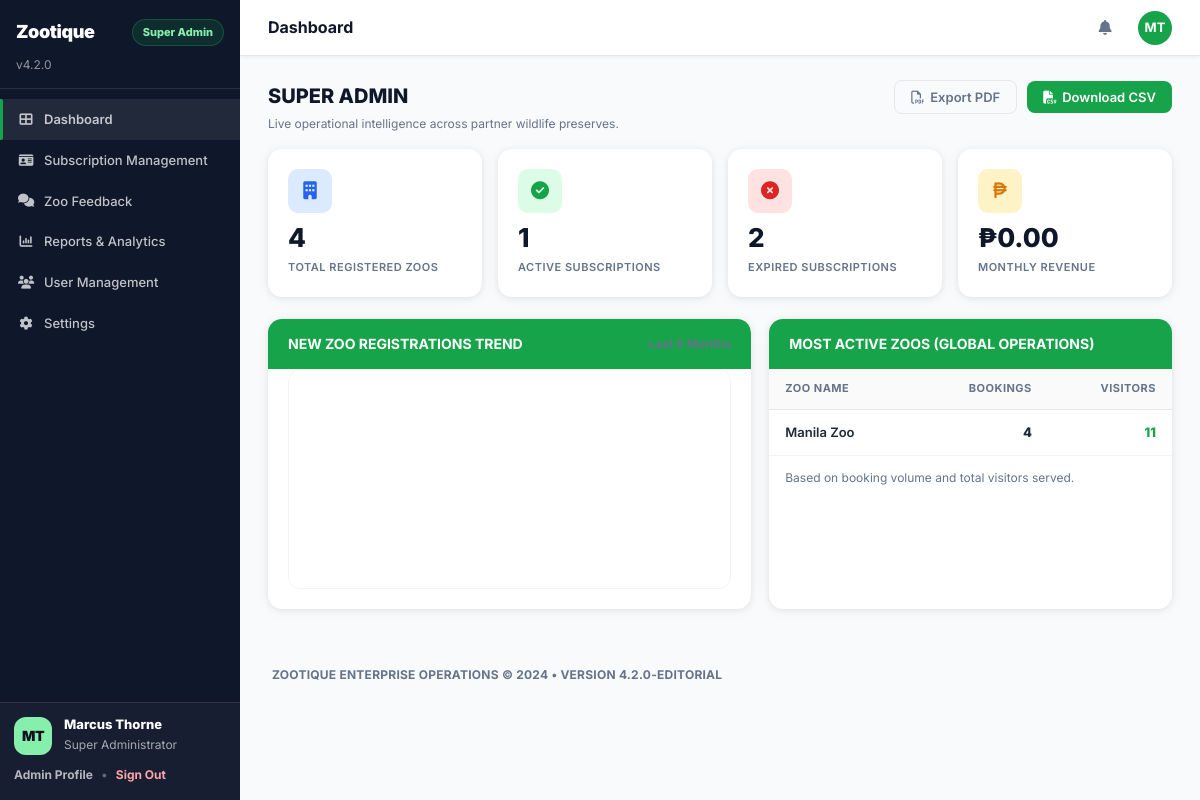
The page /zootique-admin/ (signed in) on the database its author committed.
### models.py (models this page shows)
class Zoo(db.Model):
    __tablename__ = 'zoos'
    id = db.Column(db.Integer, primary_key=True)
    name = db.Column(db.String(100), nullable=False)
    type = db.Column(db.String(50))
    location = db.Column(db.String(255))
    description = db.Column(db.Text)
    image_url = db.Column(db.String(500))
    landing_map_title = db.Column(db.String(160), nullable=True)
    landing_map_description = db.Column(db.Text, nullable=True)
    landing_map_image_url = db.Column(db.String(500), nullable=True)
    landing_map_updated_at = db.Column(db.DateTime, nullable=True)
    created_at = db.Column(db.DateTime, nullable=False, default=datetime.utcnow)
    animals = db.relationship('Animal', backref='zoo', lazy=True)
    services = db.relationship('Service', backref='zoo', lazy=True)
    users = db.relationship('User', back_populates='zoo', lazy=True)
    subscriptions = db.relationship('ZooSubscription', back_populates='zoo', lazy=True)
    admin_feedbacks = db.relationship('ZooAdminFeedback', back_populates='zoo', lazy=True)
    zones = db.relationship('ZooZone', back_populates='zoo', lazy=True)
    staff_tasks = db.relationship('StaffTask', back_populates='zoo', lazy=True)

### blueprints/zootique_admin/routes.py (the view)
@admin_bp.get("/")
def dashboard():
    now = datetime.utcnow()
    total_zoos = db.session.query(db.func.count(Zoo.id)).scalar() or 0
    active_subs = db.session.query(db.func.count(ZooSubscription.id)).filter(ZooSubscription.end_date >= now).scalar() or 0
    expired_subs = db.session.query(db.func.count(ZooSubscription.id)).filter(ZooSubscription.end_date < now).scalar() or 0
    month_start = _month_start(now)
    month_end = _next_month_start(now)
    monthly_revenue = (
        db.session.query(db.func.coalesce(db.func.sum(SubscriptionPayment.amount), 0.0))
        .filter(SubscriptionPayment.paid_at >= month_start)
        .filter(SubscriptionPayment.paid_at < month_end)
        .scalar()
        or 0.0
    )
    reg_bars = []
    cursor = _month_start(now) - timedelta(days=5 * 30)
    cursor = _month_start(cursor)
    for _ in range(6):
        start = _month_start(cursor)
        end = _next_month_start(start)
        count = (
            db.session.query(db.func.count(Zoo.id))
            .filter(Zoo.created_at >= start)
            .filter(Zoo.created_at < end)
            .scalar()
            or 0
        )
        reg_bars.append({
            'label': start.strftime('%b'),
            'count': int(count),
        })
        cursor = end
    max_reg = max([b['count'] for b in reg_bars], default=0) or 1
    for b in reg_bars:
        b['pct'] = int((b['count'] / max_reg) * 100)
    activity_rows = (
        db.session.query(
            Zoo.id,
            Zoo.name,
            db.func.count(Booking.id).label('booking_count'),
            db.func.coalesce(db.func.sum(Booking.guests), 0).label('visitor_count'),
        )
        .join(Booking, Booking.zoo_id == Zoo.id)
        .group_by(Zoo.id, Zoo.name)
        .order_by(db.desc('booking_count'))
        .limit(5)
        .all()
    )
    most_active = [
        {
            'zoo_id': r.id,
            'zoo_name': r.name,
            'booking_count': int(r.booking_count or 0),
            'visitor_count': int(r.visitor_count or 0),
        }
        for r in activity_rows
    ]
    stats = {
        'total_zoos': int(total_zoos),
        'active_subscriptions': int(active_subs),
        'expired_subscriptions': int(expired_subs),
        'monthly_revenue': float(monthly_revenue),
    }
    return render_template(
        "zootique_admin/dashboard.html",
        stats=stats,
        reg_bars=reg_bars,
        most_active=most_active,
    )

### blueprints/zootique_admin/routes.py (called while the page is built)
@admin_bp.before_request
def require_zootique_admin():
    if session.get('role') != 'zootique_admin':
        return redirect(url_for('auth.login', module_name='zootique_admin'))
    user_id = session.get('user_id')
    if not user_id:
        session.clear()
        return redirect(url_for('auth.login', module_name='zootique_admin'))
    user = db.session.get(User, int(user_id))
    if not user or (getattr(user, 'status', 'active') or 'active') != 'active':
        session.clear()
        flash('Your account is not active. Please sign in again.', 'error')
        return redirect(url_for('auth.login', module_name='zootique_admin'))

def _month_start(dt: datetime) -> datetime:
    return dt.replace(day=1, hour=0, minute=0, second=0, microsecond=0)

def _next_month_start(dt: datetime) -> datetime:
    year = dt.year + (1 if dt.month == 12 else 0)
    month = 1 if dt.month == 12 else (dt.month + 1)
    return dt.replace(year=year, month=month, day=1, hour=0, minute=0, second=0, microsecond=0)

### templates/zootique_admin/dashboard.html (shortened to what this page needs)
{% extends "base.html" %}
{% block page_title %}Dashboard{% endblock %}
{% block content %}
<div class="page-subheader" style="margin-bottom:16px;">
    <div class="ps-left">
        <h2>SUPER ADMIN</h2>
        <p>Live operational intelligence across partner wildlife preserves.</p>
    </div>
    <div style="display:flex; gap:10px; align-items:center;">
        <button class="btn btn-ghost" type="button" data-export="pdf"><i class="fa-regular fa-file-pdf"></i> Export PDF</button>
        <button class="btn btn-primary" type="button" data-export="csv"><i class="fa-solid fa-file-csv"></i> Download CSV</button>
    </div>
</div>
<div class="stats-grid" style="grid-template-columns:repeat(4,1fr);">
    <div class="stat-card">
        <div class="stat-icon-box blue"><i class="fa-solid fa-building"></i></div>
        <div class="stat-value">{{ "{:,}".format(stats.total_zoos) }}</div>
        <div class="stat-label">TOTAL REGISTERED ZOOS</div>
    </div>
    <div class="stat-card">
        <div class="stat-icon-box green"><i class="fa-solid fa-circle-check"></i></div>
        <div class="stat-value">{{ "{:,}".format(stats.active_subscriptions) }}</div>
        <div class="stat-label">ACTIVE SUBSCRIPTIONS</div>
    </div>
    <div class="stat-card">
        <div class="stat-icon-box orange" style="background:#fee2e2;color:#dc2626;"><i class="fa-solid fa-circle-xmark"></i></div>
        <div class="stat-value">{{ "{:,}".format(stats.expired_subscriptions) }}</div>
        <div class="stat-label">EXPIRED SUBSCRIPTIONS</div>
    </div>
    <div class="stat-card">
        <div class="stat-icon-box yellow"><i class="fa-solid fa-peso-sign"></i></div>
        <div class="stat-value">₱{{ "{:,.2f}".format(stats.monthly_revenue) }}</div>
        <div class="stat-label">MONTHLY REVENUE</div>
    </div>
</div>
<div class="two-col" style="margin-top:16px; grid-template-columns: 1.2fr 1fr;">
    <div class="card-panel">
        <div class="card-header" style="display:flex; justify-content:space-between; align-items:center; gap:12px;">
            <h2>NEW ZOO REGISTRATIONS TREND</h2>
            <div style="font-size:12px; color:var(--text-muted); font-weight:700;">Last 6 Months</div>
        </div>
        <div class="card-body" style="padding-top:0;">
            <div class="sa-chart-card" data-sa-line="registrations" style="height:220px; border:1px solid var(--border-light); border-radius:12px; background:#fff; overflow:hidden;"></div>
        </div>
    </div>
    <div class="card-panel">
        <div class="card-header">
            <h2>MOST ACTIVE ZOOS (GLOBAL OPERATIONS)</h2>
        </div>
        <div class="table-wrap">
            <table>
                <thead>
                    <tr>
                        <th>ZOO NAME</th>
                        <th style="text-align:right;">BOOKINGS</th>
                        <th style="text-align:right;">VISITORS</th>
                    </tr>
                </thead>
                <tbody>
                    {% for row in most_active %}
                        <tr>
                            <td class="fw-600">{{ row.zoo_name }}</td>
                            <td style="text-align:right; font-weight:800;">{{ "{:,}".format(row.booking_count) }}</td>
                            <td style="text-align:right; font-weight:800; color:var(--primary);">{{ "{:,}".format(row.visitor_count) }}</td>
                        </tr>
                    {% else %}
                        <tr>
                            <td colspan="3" style="color:var(--text-muted);">No booking activity yet.</td>
                        </tr>
                    {% endfor %}
                </tbody>
            </table>
        </div>
        <div style="padding:12px 16px; border-top:1px solid var(--border-light); font-size:12px; color:var(--text-muted);">
            Based on booking volume and total visitors served.
        </div>
    </div>
</div>
{% endblock %}

### static/css/style.css (style rules this page uses)
:root { --sidebar-bg: #1a3024; --sidebar-hover: rgba(255,255,255,0.10); --sidebar-active: rgba(255,255,255,0.15); --sidebar-border: rgba(255,255,255,0.08); --sidebar-width: 220px; --primary: #1a5c35; --primary-dark: #14452a; --primary-light: #e8f5ee; --accent: #e67e22; --accent-hover: #d35400; --success: #16a34a; --success-bg: #dcfce7; --warning: #d97706; --warning-bg: #fef3c7; --danger: #dc2626; --danger-bg: #fee2e2; --info: #2563eb; --info-bg: #dbeafe; --purple: #7c3aed; --purple-bg: #ede9fe; --orange: #ea580c; --orange-bg: #ffedd5; --bg: #f0f2f0; --surface: #ffffff; --border: #e5e7eb; --border-light: #f3f4f6; --text: #111827; --text-secondary: #374151; --text-muted: #6b7280; --text-light: #9ca3af; --radius: 10px; --radius-lg: 14px; --shadow: 0 1px 6px rgba(0,0,0,0.08), 0 2px 16px rgba(0,0,0,0.04); --shadow-md: 0 4px 20px rgba(0,0,0,0.10); --transition: 0.2s ease; }
body.superadmin { --sidebar-bg: #0f172a; --sidebar-hover: rgba(255,255,255,0.08); --sidebar-active: rgba(255,255,255,0.10); --sidebar-border: rgba(255,255,255,0.10); --sidebar-width: 240px; --primary: #16a34a; --primary-dark: #15803d; --primary-light: #dcfce7; --accent: #16a34a; --accent-hover: #15803d; --bg: #f8fafc; --surface: #ffffff; --border: #e5e7eb; --border-light: #f1f5f9; --text: #0f172a; --text-secondary: #1f2937; --text-muted: #64748b; --text-light: #94a3b8; }
*, *::before, *::after { box-sizing: border-box; margin: 0; padding: 0; }
body { font-family: 'Inter', system-ui, sans-serif; background: var(--bg); color: var(--text); font-size: 14px; line-height: 1.6; overflow-x: hidden; }
.stats-grid { display: grid; grid-template-columns: repeat(4, 1fr); gap: 16px; margin-bottom: 22px; }
.stat-card { background: var(--surface); border-radius: var(--radius-lg); padding: 20px; box-shadow: var(--shadow); display: flex; flex-direction: column; gap: 8px; transition: transform var(--transition), box-shadow var(--transition); }
.stat-icon-box { width: 44px; height: 44px; border-radius: 10px; display: flex; align-items: center; justify-content: center; font-size: 18px; margin-bottom: 4px; }
.stat-icon-box.blue { background: var(--info-bg); color: var(--info); }
.stat-icon-box.green { background: var(--success-bg); color: var(--success); }
.stat-icon-box.yellow { background: var(--warning-bg); color: var(--warning); }
.stat-icon-box.orange { background: var(--orange-bg); color: var(--orange); }
.stat-card .stat-value { font-size: 26px; font-weight: 800; color: var(--text); line-height: 1; }
.stat-card .stat-label { font-size: 11px; font-weight: 600; color: var(--text-muted); text-transform: uppercase; letter-spacing: 0.5px; }
.card-panel { background: var(--surface); border-radius: var(--radius-lg); box-shadow: var(--shadow); overflow: hidden; margin-bottom: 20px; }
.card-header { background: var(--primary); padding: 14px 20px; display: flex; align-items: center; justify-content: space-between; }
.card-header h2 { font-size: 14px; font-weight: 700; color: #ffffff; margin: 0; }
.card-body { padding: 20px; }
.two-col { display: grid; grid-template-columns: 1.6fr 1fr; gap: 18px; margin-bottom: 20px; }
.table-wrap { overflow-x: auto; }
table { width: 100%; border-collapse: collapse; }
thead th { background: #fafafa; padding: 11px 16px; text-align: left; font-size: 11px; font-weight: 700; color: var(--text-muted); text-transform: uppercase; letter-spacing: 0.5px; border-bottom: 1px solid var(--border); white-space: nowrap; }
tbody td { padding: 12px 16px; font-size: 13px; border-bottom: 1px solid var(--border-light); color: var(--text-secondary); vertical-align: middle; }
tbody tr:last-child td { border-bottom: none; }
.btn { display: inline-flex; align-items: center; gap: 6px; padding: 8px 16px; border-radius: 8px; font-size: 13px; font-weight: 600; font-family: inherit; cursor: pointer; border: none; transition: all var(--transition); text-decoration: none; white-space: nowrap; }
.btn-primary { background: var(--primary); color: #fff; }
.btn-ghost { background: transparent; color: var(--text-muted); border: 1px solid var(--border); }
.page-subheader { display: flex; align-items: flex-start; justify-content: space-between; margin-bottom: 20px; flex-wrap: wrap; gap: 12px; }
.page-subheader .ps-left h2 { font-size: 20px; font-weight: 800; color: var(--text); margin-bottom: 2px; }
.page-subheader .ps-left p { font-size: 12px; color: var(--text-muted); }
.fw-600 { font-weight: 600; }

### rows shown on the page
Zoo: zoo_name "Manila Zoo", booking_count "4", visitor_count "11"

### other values the page prints
{{ "{:,}".format(stats.total_zoos) }} "4"
{{ "{:,}".format(stats.active_subscriptions) }} "1"
{{ "{:,}".format(stats.expired_subscriptions) }} "2"
{{ "{:,.2f}".format(stats.monthly_revenue) }} "0.00"
